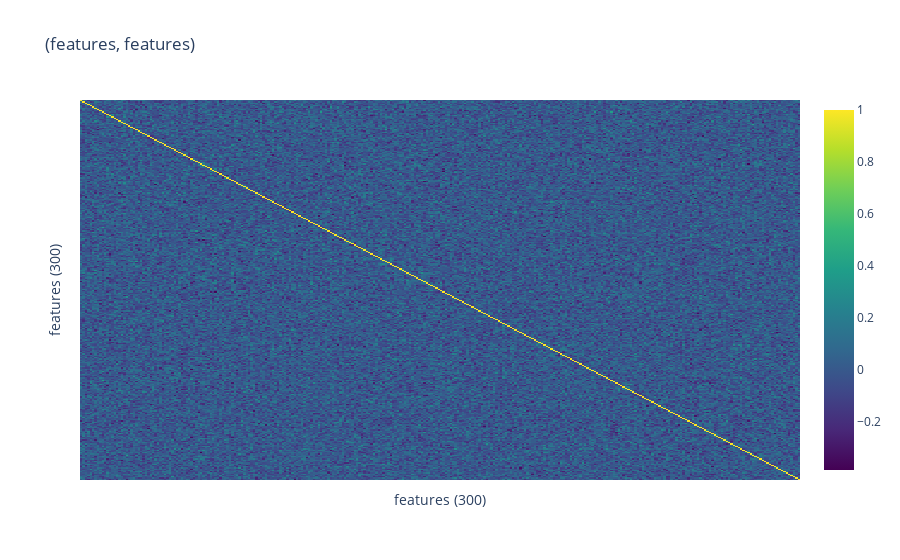

Notebook code cell kept with this figure:
### Code cell
from interp_utils import heatmap
feats = model.normed_features

heatmap(feats @ feats.T, dim_names=('features', 'features'))

### Figure 1 — Plotly figure (JSON) as saved in the notebook; plotly's stock layout.template omitted (floating-point values rounded to 4 significant figures; data arrays with more than 128 entries replaced by an {"elided": "..."} marker saying what was removed)
{"data": [{"colorscale": [[0, "#440154"], [0.1111, "#482878"], [0.2222, "#3e4989"], [0.3333, "#31688e"], [0.4444, "#26828e"], [0.5556, "#1f9e89"], [0.6667, "#35b779"], [0.7778, "#6ece58"], [0.8889, "#b5de2b"], [1, "#fde725"]], "hovertemplate": "%{y}%{x}val: %{z:.2f}<extra></extra>", "type": "heatmap", "x": {"elided": "300 str values"}, "y": {"elided": "300 str values"}, "z": {"elided": "300x300 float values"}}], "layout": {"title": {"text": "(features, features)"}, "xaxis": {"showticklabels": false, "title": {"text": "features (300)"}}, "yaxis": {"autorange": "reversed", "showticklabels": false, "title": {"text": "features (300)"}}}}
